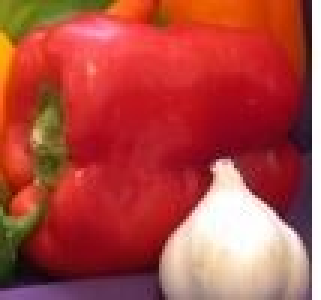
#> input picture Data/ref_image.jpg, 107 x 100 px (shown 3 times larger)
$ python templateMatching_old.py   (older library calls are emulated)
#> lines starting #> are read from the running program, lines starting #| are printed output that depends on the picture
import math
import os
import sys

import matplotlib.pyplot as plt
import numpy as np
from PIL import Image
from scipy import ndimage, misc

MAX_COST = 34242421311212313


# Disable
def blockPrint():
    sys.stdout = open(os.devnull, 'w')


# Restore
def enablePrint():
    sys.stdout = sys.__stdout__


# [8 lines left out: function getImageArray, not called in this run]


class TM:
    def __init__(self, ref_img, test_img):
#> called with ref_img = 'Data/ref_image.jpg', test_img = 'Data/test_image.png'
        if type(ref_img) is str and type(test_img) is str:
            self.ref_img_array_gray = ndimage.imread(ref_img, True)
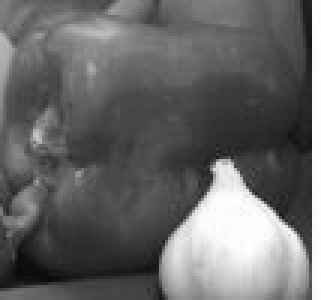
#> self.ref_img_array_gray: shape (100, 107) float32 (shown 3 times larger); min 9.5, max 255, mean 103.8
            self.test_img_array_gray = ndimage.imread(test_img, True)
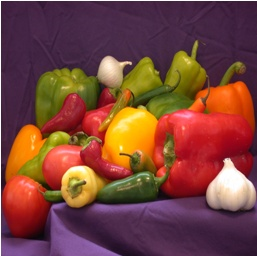
#> input picture Data/test_image.png, 257 x 256 px
#> self.test_img_array_gray: shape (256, 257) float32; min 7.73, max 255, mean 83
        else:
            self.ref_img_array_gray = ref_img
            self.test_img_array_gray = test_img
        print(self.ref_img_array_gray.shape)
#| (100, 107)
        print(self.test_img_array_gray.shape)
#| (256, 257)
        if self.ref_img_array_gray.shape[0] > self.test_img_array_gray.shape[0] \
                or self.ref_img_array_gray.shape[1] > self.test_img_array_gray.shape[1]:
            raise Exception("shape error")
        self.M = self.ref_img_array_gray.shape[0]
#> self.M = 100
        self.N = self.ref_img_array_gray.shape[1]
#> self.N = 107
        self.I = self.test_img_array_gray.shape[0]
#> self.I = 256
        self.J = self.test_img_array_gray.shape[1]
#> self.J = 257

    def exhaustive_search(self):

        min_m = 0
        min_n = 0
        min_cost = MAX_COST
        for m in range(self.I - self.M + 1):
            for n in range(self.J - self.N + 1):
                cost = self.calculateMismatch(m, n)
                print(m, n, cost)
                if min_cost > cost:
                    min_cost = cost
                    min_m = m
                    min_n = n

        print('exhaustive res', min_m, min_n)
        plt.imshow(self.test_img_array_gray, cmap=plt.get_cmap('gray'))
        plt.show()
        gray = self.test_img_array_gray[min_m:min_m + self.M, min_n:min_n + self.N]
        plt.imshow(gray, cmap=plt.get_cmap('gray'))
        plt.show()
        return min_m, min_n

    # [57 lines left out: function two_dim_logarithmic_search, not called in this run]
        # gray = self.test_img_array_gray[min_m:min_m + self.M, min_n:min_n + self.N]
        # plt.imshow(gray, cmap=plt.get_cmap('gray'))
        # plt.show()

    def calcGridMismatch(self, m, n, min_cost, min_m, min_n, search_region_width_m=0, search_region_width_n=0):
        # mm = m-search_region_width_m
        # nn = n+search_region_width_n
        cost = self.calculateMismatch(m, n)
        if min_cost > cost:
            min_cost = cost
            min_m = m
            min_n = n
        print(m, n, cost)
        return min_cost, min_m, min_n

    def calculateMismatch(self, m, n):
        if m + self.M > self.I or m < 0 or n + self.N > self.J or n < 0:
            return MAX_COST
        curr_test_array_slice = self.test_img_array_gray[m:m + self.M, n:n + self.N]
        return -2 * np.sum(curr_test_array_slice * self.ref_img_array_gray) + np.sum(
            self.ref_img_array_gray * self.ref_img_array_gray) + np.sum(curr_test_array_slice * curr_test_array_slice)

    # [83 lines left out: function hiererchical_search_old, not called in this run]

    def hiererchical_search(self):
        # level = 0
        center_x_0 = int(self.M / 2)
#> center_x_0 = 50
        center_y_0 = int(self.N / 2)
#> center_y_0 = 53

        # level = 1
        ref_rescaled_1 = misc.imresize(self.ref_img_array_gray, 0.5)
        test_rescaled_1 = misc.imresize(self.test_img_array_gray, 0.5)
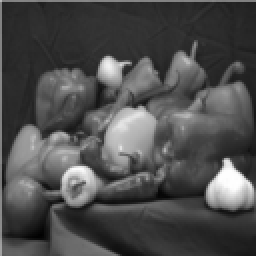
#> test_rescaled_1: shape (128, 128) (shown 2 times larger); min 1, max 255, mean 77.5
        center_x_1 = int(center_x_0 / 2)
#> center_x_1 = 25
        center_y_1 = int(center_y_0 / 2)
#> center_y_1 = 26

        # tm = TM(ref_rescaled_1, test_rescaled_1)
        # tm.exhaustive_search()

        # level = 2
        ref_rescaled_2 = misc.imresize(ref_rescaled_1, 0.5)
        test_rescaled_2 = misc.imresize(test_rescaled_1, 0.5)
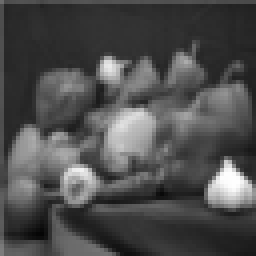
#> test_rescaled_2: shape (64, 64) (shown 4 times larger); min 5, max 254, mean 77.4
        center_x_2 = int(center_x_1 / 2)
#> center_x_2 = 12
        center_y_2 = int(center_y_1 / 2)
#> center_y_2 = 13

        tm = TM(ref_rescaled_2, test_rescaled_2)
#| (25, 26)
#| (64, 64)
        min_m, min_n = tm.exhaustive_search()
#> the loop in exhaustive_search, `for m in range(self.I - self.M + 1):` made 40 passes
#> pass 1, in calculateMismatch (call 4), `curr_test_array_slice = self.test_img_array_gray[m:m + self.M, n:n + s..`:
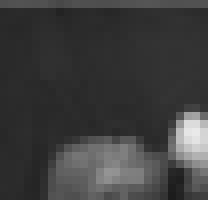
#> curr_test_array_slice: shape (25, 26) (shown 8 times larger); min 28, max 233, mean 61.8
#> in exhaustive_search, `gray = self.test_img_array_gray[min_m:min_m + self.M, min_n:min_n + se..`:
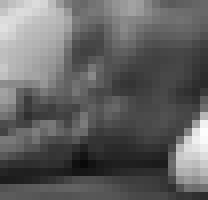
#> gray: shape (25, 26) (shown 8 times larger); min 9, max 253, mean 98
#> min_m = 28; min_n = 30
        min_m, min_n = 2 * min_m, 2 * min_n
#> min_m = 56; min_n = 60
        min_cost = MAX_COST

        m = min_m - 1
#> m = 55
        n = min_n - 1
#> n = 59
        min_cost, min_m, min_n = self.calcGridMismatch(m, n, min_cost, min_m, min_n)
#> in calcGridMismatch, `cost = self.calculateMismatch(m, n)`: cost = 50578544
#> in calcGridMismatch, `min_m = m`: min_m = 55
#> in calcGridMismatch, `min_n = n`: min_n = 59
#> min_cost = 50578544; min_m = 55; min_n = 59
        m = min_m
        n = min_n - 1
#> n = 58
        min_cost, min_m, min_n = self.calcGridMismatch(m, n, min_cost, min_m, min_n)
#> min_cost = 50460192; min_n = 58
        m = min_m + 1
#> m = 56
        n = min_n - 1
#> n = 57
        min_cost, min_m, min_n = self.calcGridMismatch(m, n, min_cost, min_m, min_n)
        m = min_m - 1
#> m = 54
        n = min_n
#> n = 58
        min_cost, min_m, min_n = self.calcGridMismatch(m, n, min_cost, min_m, min_n)
#> min_cost = 49734400; min_m = 54
        m = min_m
        n = min_n
        min_cost, min_m, min_n = self.calcGridMismatch(m, n, min_cost, min_m, min_n)
        m = min_m + 1
#> m = 55
        n = min_n
        min_cost, min_m, min_n = self.calcGridMismatch(m, n, min_cost, min_m, min_n)
        m = min_m - 1
#> m = 53
        n = min_n + 1
#> n = 59
        min_cost, min_m, min_n = self.calcGridMismatch(m, n, min_cost, min_m, min_n)
#> min_cost = 49304160; min_m = 53; min_n = 59
        m = min_m
        n = min_n + 1
#> n = 60
        min_cost, min_m, min_n = self.calcGridMismatch(m, n, min_cost, min_m, min_n)
        m = min_m + 1
#> m = 54
        n = min_n + 1
        min_cost, min_m, min_n = self.calcGridMismatch(m, n, min_cost, min_m, min_n)

        min_m, min_n = 2 * min_m, 2 * min_n
#> min_m = 106; min_n = 118
        min_cost = MAX_COST

        m = min_m - 1
#> m = 105
        n = min_n - 1
#> n = 117
        min_cost, min_m, min_n = self.calcGridMismatch(m, n, min_cost, min_m, min_n)
#> min_cost = 61137280; min_m = 105; min_n = 117
        m = min_m
        n = min_n - 1
#> n = 116
        min_cost, min_m, min_n = self.calcGridMismatch(m, n, min_cost, min_m, min_n)
        m = min_m + 1
#> m = 106
        n = min_n - 1
        min_cost, min_m, min_n = self.calcGridMismatch(m, n, min_cost, min_m, min_n)
        m = min_m - 1
#> m = 104
        n = min_n
#> n = 117
        min_cost, min_m, min_n = self.calcGridMismatch(m, n, min_cost, min_m, min_n)
        m = min_m
#> m = 105
        n = min_n
        min_cost, min_m, min_n = self.calcGridMismatch(m, n, min_cost, min_m, min_n)
        m = min_m + 1
#> m = 106
        n = min_n
        min_cost, min_m, min_n = self.calcGridMismatch(m, n, min_cost, min_m, min_n)
#> min_cost = 60696240; min_m = 106
        m = min_m - 1
#> m = 105
        n = min_n + 1
#> n = 118
        min_cost, min_m, min_n = self.calcGridMismatch(m, n, min_cost, min_m, min_n)
#> min_cost = 60065136; min_m = 105; min_n = 118
        m = min_m
        n = min_n + 1
#> n = 119
        min_cost, min_m, min_n = self.calcGridMismatch(m, n, min_cost, min_m, min_n)
#> min_cost = 58914864; min_n = 119
        m = min_m + 1
#> m = 106
        n = min_n + 1
#> n = 120
        min_cost, min_m, min_n = self.calcGridMismatch(m, n, min_cost, min_m, min_n)
#> min_cost = 57536176; min_m = 106; min_n = 120
        print('hiererchical res', min_m, min_n)

        gray = self.test_img_array_gray[min_m:min_m + self.M, min_n:min_n + self.N]
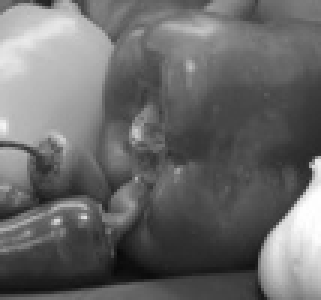
#> gray: shape (100, 107) float32 (shown 3 times larger); min 8.28, max 255, mean 105.9
        plt.imshow(gray, cmap=plt.get_cmap('gray'))
        plt.show()

class TemplateMatching:
    # ref_img can be image path or can be image numpy array
    # [43 lines left out: functions __init__, exhaustive_search, not called in this run]

    def two_D_logarithmic_search(self):
        None

    def hiererchical_search(self):
        None


# [467 lines left out: functions exhaustive_search_cor, calcGridMismatch_cor, two_dim_logarithmic_search_cor, getCrossCorrelation, calculateMismatch, exhaustive_search_cor_my and 5 more, not called in this run]


# [6 lines of commented-out code are left out]
tm = TM("Data/ref_image.jpg", "Data/test_image.png")
# tm.two_dim_logarithmic_search()
tm.hiererchical_search()
